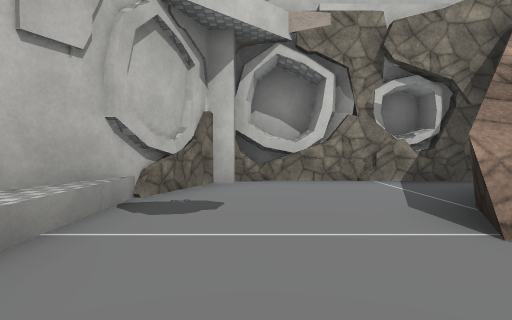
View 1 (above)

12 first-person views from a walk through a scene from a Unity 3-D project. The camera is 1.2 m above the floor, tilts 2° down and sees 75° across. The floor is counted in squares, 2 m on a side. Each view is taken from the middle of a square. On the plan, view 1 faces up. The plan holds only what a view shows up to about 10 squares ahead; the rest is blank. The place goes on beyond the plan. The player is left out. Some animated figures are left out. Some surface patterns are stand-ins.

View 2
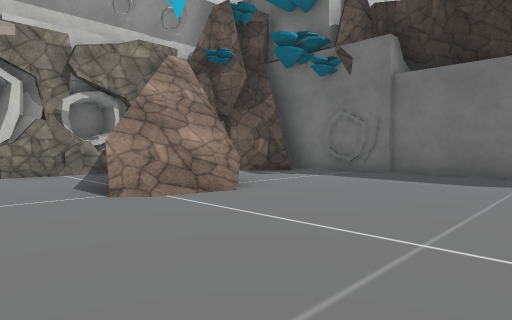

View 3
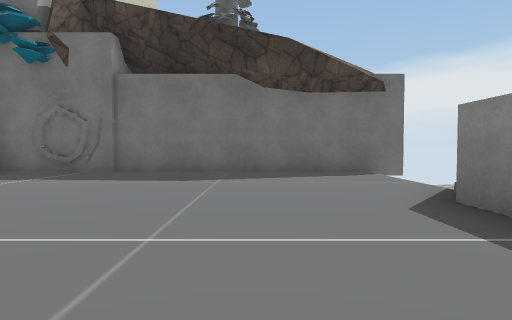

View 4
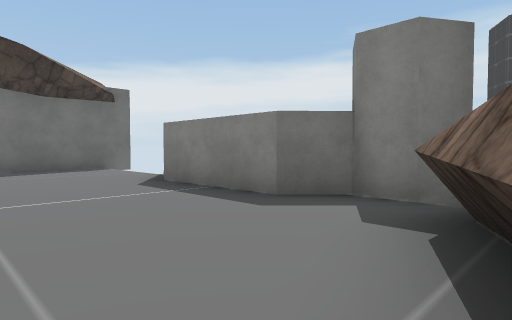

View 5
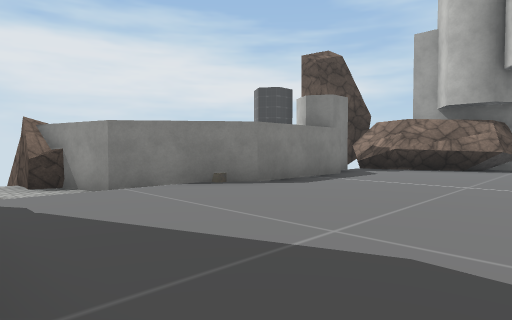

View 6
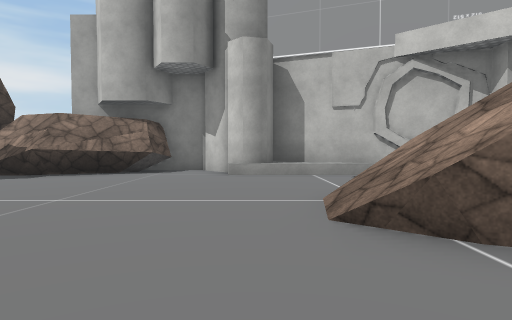

View 7
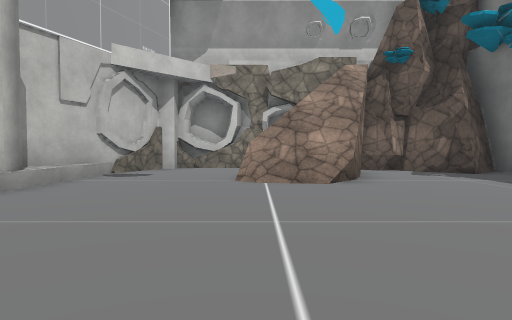

View 8
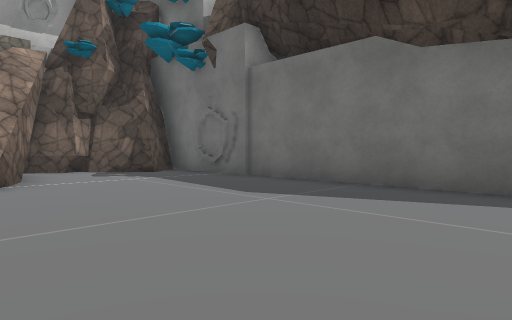

View 9
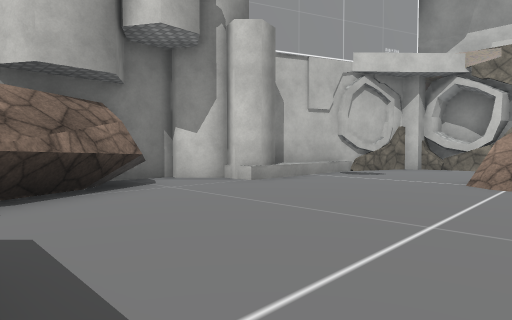

View 10
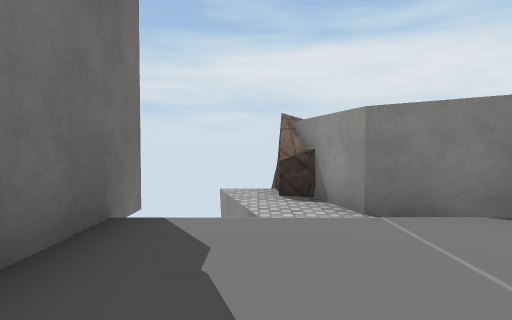

View 11
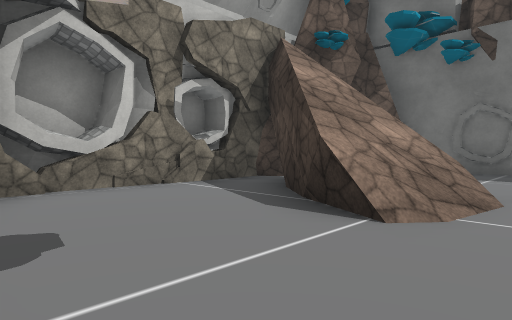

View 12
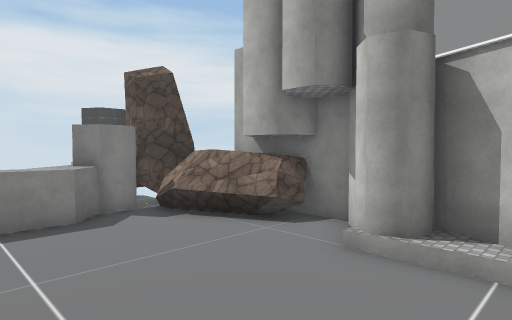

### Floor plan
Key: @ floor where view 1 was taken; # wall or solid block; . main floor; - floor 0.25 m lower than the main floor; : floor 0.5 m higher than the main floor; / step, stairs or slope; ^ raised ledge; v drop or lower ground; O other object.
Columns run from 4 left of view 1 to 9 right of it. Each row starts with its distance up from view 1.
  7    #####O###
  6    OOOOOOOO#
  5   ##....//O##
  4   #....//..##
  3  ##...#//...#
  2  #:...///...##
  1  ##..........#
  0 ##..@........#
 -1 #............#
 -2 ###..........#
 -3   ##.........#
 -4   #^.........#
 -5   #######//vv#
 -6         ##-vv
 -7          ###
 -8           ##v
 -9           #v

Positions as (right, up) in squares from view 1, and headings:
1: (0, 0), facing up
2: (0, -2), facing up-right
3: (0, -2), facing right
4: (-2, -1), facing down-right
5: (8, 0), facing down-left
6: (6, 1), facing left
7: (2, -4), facing up
8: (3, -4), facing up-right
9: (3, -4), facing up-left
10: (7, -2), facing down
11: (-1, 1), facing up-right
12: (3, 3), facing down-left
